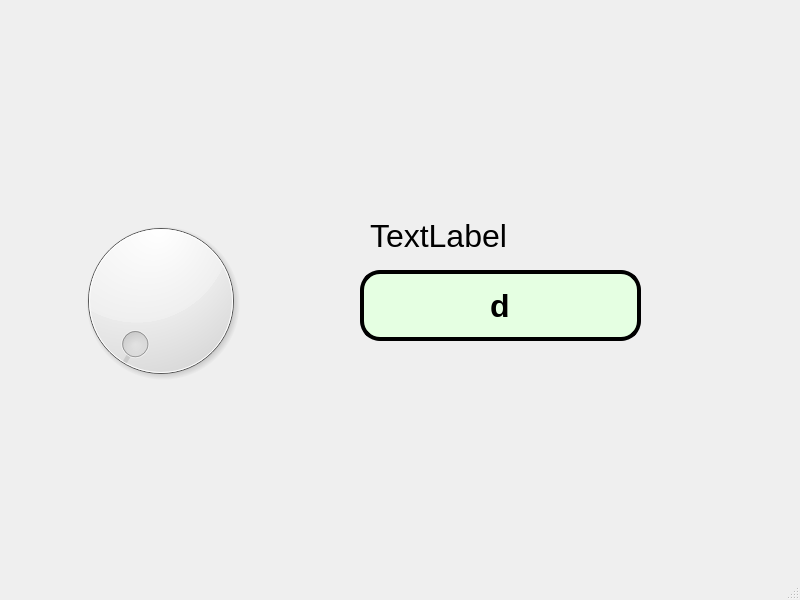
<?xml version="1.0" encoding="UTF-8"?>
<ui version="4.0">
 <class>MainWindow</class>
 <widget class="QMainWindow" name="MainWindow">
  <property name="geometry">
   <rect>
    <x>0</x>
    <y>0</y>
    <width>800</width>
    <height>600</height>
   </rect>
  </property>
  <property name="windowTitle">
   <string>MainWindow</string>
  </property>
  <widget class="QWidget" name="centralwidget">
   <widget class="QLabel" name="label">
    <property name="geometry">
     <rect>
      <x>0</x>
      <y>10</y>
      <width>241</width>
      <height>131</height>
     </rect>
    </property>
    <property name="styleSheet">
     <string notr="true"/>
    </property>
    <property name="text">
     <string/>
    </property>
    <property name="pixmap">
     <pixmap resource="../Archivos/Recursos.qrc">:/Parte2/YO.jpg</pixmap>
    </property>
    <property name="scaledContents">
     <bool>true</bool>
    </property>
   </widget>
   <widget class="QLabel" name="label_2">
    <property name="geometry">
     <rect>
      <x>560</x>
      <y>0</y>
      <width>241</width>
      <height>131</height>
     </rect>
    </property>
    <property name="styleSheet">
     <string notr="true"/>
    </property>
    <property name="text">
     <string/>
    </property>
    <property name="pixmap">
     <pixmap resource="../Archivos/Recursos.qrc">:/Parte2/YO.jpg</pixmap>
    </property>
    <property name="scaledContents">
     <bool>true</bool>
    </property>
   </widget>
   <widget class="QLabel" name="label_3">
    <property name="geometry">
     <rect>
      <x>560</x>
      <y>420</y>
      <width>241</width>
      <height>131</height>
     </rect>
    </property>
    <property name="styleSheet">
     <string notr="true"/>
    </property>
    <property name="text">
     <string/>
    </property>
    <property name="pixmap">
     <pixmap resource="../Archivos/Recursos.qrc">:/Parte2/YO.jpg</pixmap>
    </property>
    <property name="scaledContents">
     <bool>true</bool>
    </property>
   </widget>
   <widget class="QDial" name="dial">
    <property name="geometry">
     <rect>
      <x>40</x>
      <y>210</y>
      <width>241</width>
      <height>181</height>
     </rect>
    </property>
   </widget>
   <widget class="QLabel" name="label_4">
    <property name="geometry">
     <rect>
      <x>370</x>
      <y>210</y>
      <width>341</width>
      <height>51</height>
     </rect>
    </property>
    <property name="font">
     <font>
      <pointsize>24</pointsize>
     </font>
    </property>
    <property name="text">
     <string>TextLabel</string>
    </property>
   </widget>
   <widget class="QLineEdit" name="txt_valor">
    <property name="geometry">
     <rect>
      <x>360</x>
      <y>270</y>
      <width>281</width>
      <height>71</height>
     </rect>
    </property>
    <property name="font">
     <font>
      <pointsize>24</pointsize>
      <weight>75</weight>
      <bold>true</bold>
     </font>
    </property>
    <property name="styleSheet">
     <string notr="true">background-color: rgb(229, 255, 226);
border:4px solid black;
border-radius: 20px;</string>
    </property>
    <property name="text">
     <string>d</string>
    </property>
    <property name="alignment">
     <set>Qt::AlignCenter</set>
    </property>
   </widget>
  </widget>
  <widget class="QMenuBar" name="menubar">
   <property name="geometry">
    <rect>
     <x>0</x>
     <y>0</y>
     <width>800</width>
     <height>26</height>
    </rect>
   </property>
  </widget>
  <widget class="QStatusBar" name="statusbar"/>
 </widget>
 <resources>
  <include location="../Archivos/Recursos.qrc"/>
 </resources>
 <connections/>
</ui>
